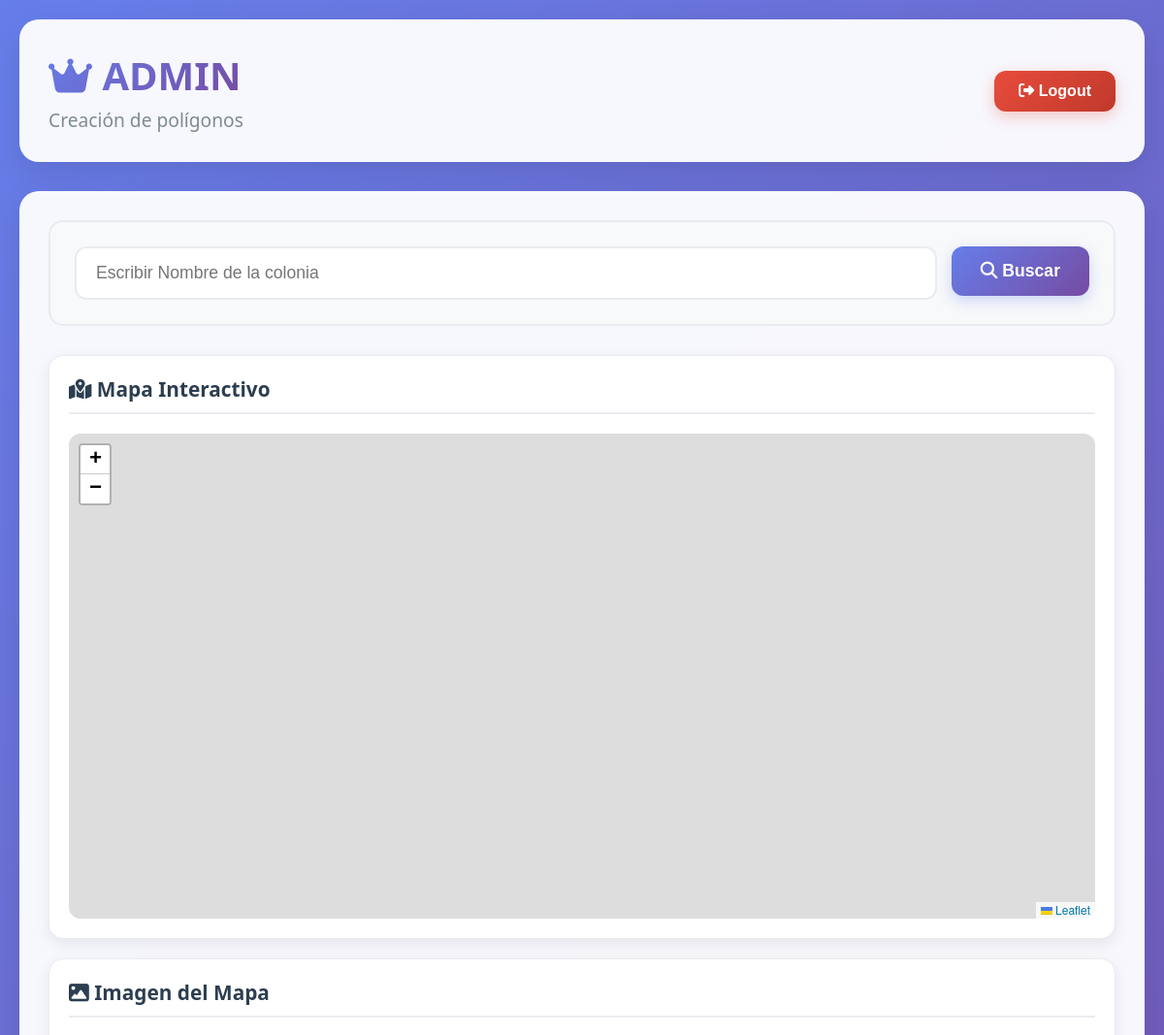
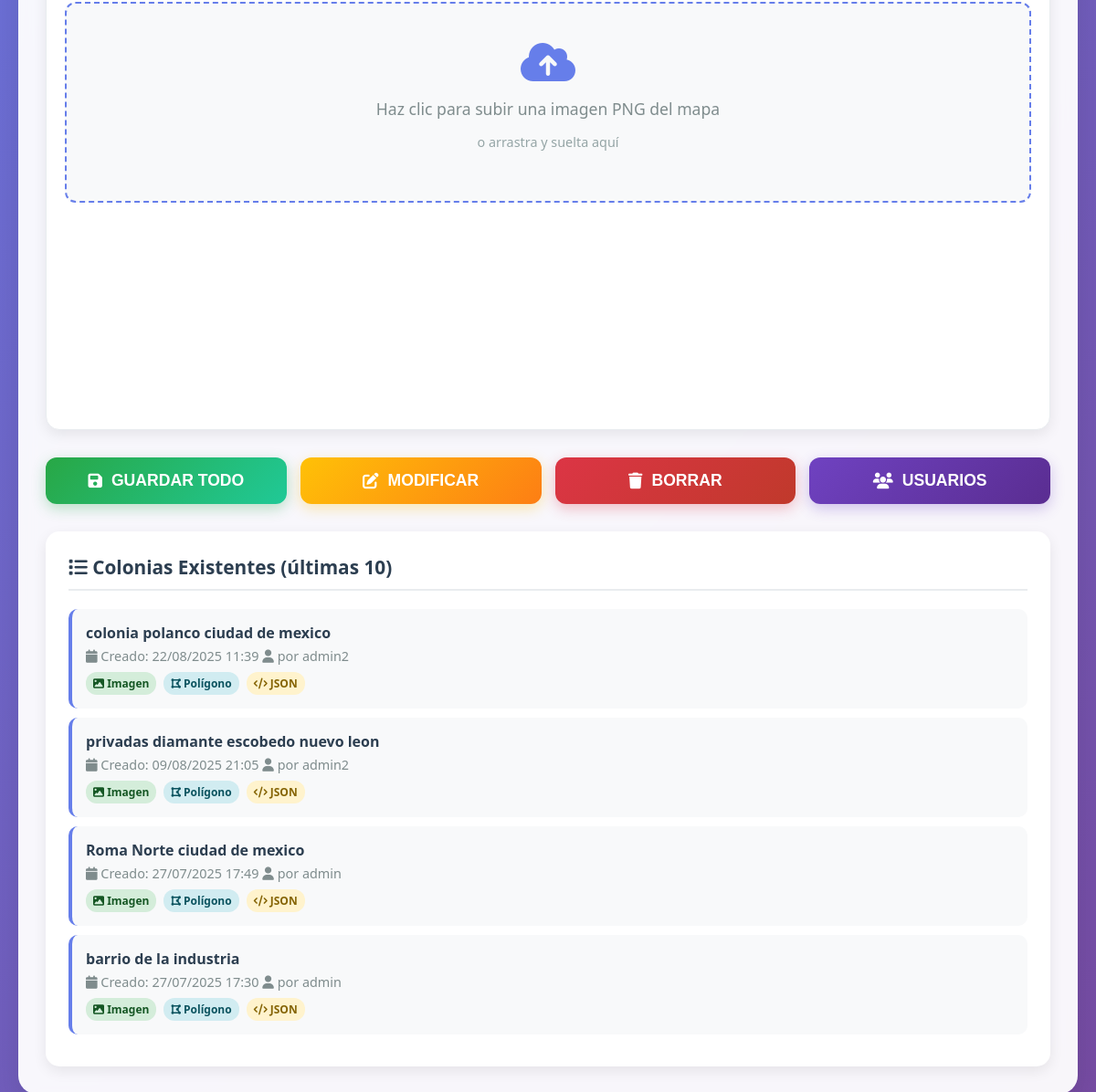
/accounts/admin_dashboard/ (signed in), run on the app's committed database (2 pictures, top to bottom).
### core/models.py (models this page shows, shortened)
class ColoniaProcesada(models.Model):
    nombre = models.CharField(max_length=255, unique=True)
    nombre_normalizado = models.CharField(max_length=255, unique=True)
    imagen = models.ImageField(upload_to='colonias/imagenes/', storage=StaticMediaStorage(), null=True, blank=True)
    poligono_geojson = models.JSONField(null=True, blank=True)
    datos_json = models.JSONField(null=True, blank=True)
    configuracion = models.JSONField(null=True, blank=True)
    fecha_creacion = models.DateTimeField(auto_now_add=True)
    fecha_modificacion = models.DateTimeField(auto_now=True)
    creado_por = models.ForeignKey(settings.AUTH_USER_MODEL, on_delete=models.CASCADE, related_name='colonias_creadas')
    class Meta:
        verbose_name = "Colonia Procesada"
        verbose_name_plural = "Colonias Procesadas"
        ordering = ['-fecha_creacion']

### accounts/models.py (models this page shows, shortened)
class User(AbstractUser):
    ROLE_CHOICES = [
        ('admin', 'Admin'),
        ('staff', 'Staff'),
        ('employee', 'Employee'),
        ('researcher', 'Researcher'),
    ]
    role = models.CharField(max_length=20, choices=ROLE_CHOICES, default='employee')

### accounts/views.py (the view, shortened to what this page needs)
# urls.py: path('admin_dashboard/', admin_dashboard, name='admin_dashboard'),
@login_required
def admin_dashboard(request):
    if request.user.role != 'admin':
        return HttpResponseForbidden('Acceso denegado: No eres admin.')
    context = {}
    context['colonias_existentes'] = ColoniaProcesada.objects.all()[:10]
    return render(request, 'admin_dashboard.html', context)

### accounts/templates/admin_dashboard.html (shortened to what this page needs)
<!DOCTYPE html>
<html lang="es">
<head>
    <link rel="stylesheet" href="https://cdnjs.cloudflare.com/ajax/libs/font-awesome/6.4.0/css/all.min.css">
    <link rel="stylesheet" href="https://unpkg.com/leaflet@1.9.3/dist/leaflet.css"/>
    <link rel="stylesheet" href="https://cdn.jsdelivr.net/npm/leaflet-draw@1.0.4/dist/leaflet.draw.css"/>
</head>
<body>
<div class="admin-container">
    <div class="header">
        <div class="header-content">
            <h1><i class="fas fa-crown"></i> ADMIN</h1>
        <h2>Creación de polígonos</h2>
        </div>
        <button type="button" onclick="confirmLogout()" class="logout-btn">
            <i class="fas fa-sign-out-alt"></i> Logout
        </button>
    </div>
    <div class="main-content">
    <form method="post" enctype="multipart/form-data" id="main-form">
            <div class="search-section">
                <div style="display: flex; gap: 15px; align-items: flex-start;">
                    <div class="search-container">
                        <input type="text"
                               name="colonia"
                               id="colonia"
                               class="search-input"
                               placeholder="Escribir Nombre de la colonia"
                               required
                               value="{{ colonia|default:'' }}">
                    </div>
                    <button type="button" id="buscar-btn" class="search-btn">
                        <i class="fas fa-search"></i> Buscar
                    </button>
                </div>
        </div>
        <div class="panel-row">
            <div class="panel">
                    <div class="panel-title">
                        <i class="fas fa-map-marked-alt"></i> Mapa Interactivo
                    </div>
                <div id="map"></div>
            </div>
                <div class="panel">
                    <div class="panel-title">
                        <i class="fas fa-image"></i> Imagen del Mapa
                    </div>
                    <div class="image-upload-area" onclick="document.getElementById('png-upload').click()">
                        <i class="fas fa-cloud-upload-alt"></i>
                        <p>Haz clic para subir una imagen PNG del mapa</p>
                        <p style="font-size: 0.9rem; color: #95a5a6;">o arrastra y suelta aquí</p>
                    </div>
            </div>
        </div>
        <div class="actions">
                <button type="submit" name="action" value="guardar" id="guardar-btn" class="action-btn btn-save">
                    <i class="fas fa-save"></i> GUARDAR TODO
                </button>
                <button type="submit" name="action" value="modificar" class="action-btn btn-modify">
                    <i class="fas fa-edit"></i> MODIFICAR
                </button>
                <button type="submit" name="action" value="borrar" class="action-btn btn-delete">
                    <i class="fas fa-trash"></i> BORRAR
                </button>
                <button type="submit" name="action" value="usuarios" class="action-btn btn-users">
                    <i class="fas fa-users"></i> USUARIOS
                </button>
        </div>
    </form>
    {% if colonias_existentes %}
    <div class="colonias-existentes">
            <div class="colonias-title">
                <i class="fas fa-list"></i> Colonias Existentes (últimas 10)
            </div>
        {% for colonia in colonias_existentes %}
        <div class="colonia-item" onclick="cargarColonia('{{ colonia.nombre }}')">
                <div class="colonia-name">{{ colonia.nombre }}</div>
                <div class="colonia-info">
                    <i class="fas fa-calendar"></i> Creado: {{ colonia.fecha_creacion|date:"d/m/Y H:i" }}
                    <i class="fas fa-user"></i> por {{ colonia.creado_por.username }}
                </div>
            <div class="status-indicators">
                {% if colonia.imagen %}
                        <span class="status-indicator status-imagen">
                            <i class="fas fa-image"></i> Imagen
                        </span>
                {% endif %}
                {% if colonia.poligono_geojson %}
                        <span class="status-indicator status-poligono">
                            <i class="fas fa-draw-polygon"></i> Polígono
                        </span>
                {% endif %}
                {% if colonia.datos_json %}
                        <span class="status-indicator status-json">
                            <i class="fas fa-code"></i> JSON
                        </span>
                {% endif %}
            </div>
        </div>
        {% endfor %}
    </div>
    {% endif %}
    </div>
</div>
</body>
</html>

### data on the page
ColoniaProcesada: nombre "colonia polanco ciudad de mexico", fecha_creacion "22/08/2025 11:39", creado_por.username "admin2", shows "Imagen", shows "Polígono", shows "JSON"
ColoniaProcesada: nombre "privadas diamante escobedo nuevo leon", fecha_creacion "09/08/2025 21:05", creado_por.username "admin2", shows "Imagen", shows "Polígono", shows "JSON"
ColoniaProcesada: nombre "Roma Norte ciudad de mexico", fecha_creacion "27/07/2025 17:49", creado_por.username "admin", shows "Imagen", shows "Polígono", shows "JSON"
ColoniaProcesada: nombre "barrio de la industria", fecha_creacion "27/07/2025 17:30", creado_por.username "admin", shows "Imagen", shows "Polígono", shows "JSON"
